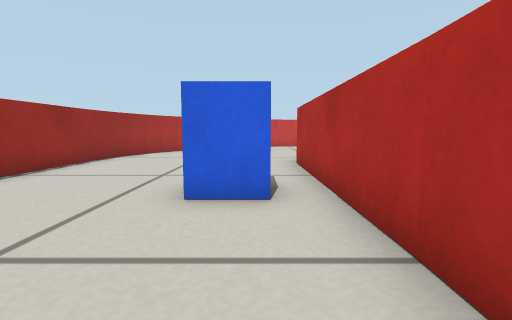
View 1 (above)

16 first-person views from a walk through a robot-simulator world made for Gazebo. The camera is 0.24 m above the floor, tilts 6° down and sees 85° across. The floor is counted in squares, 0.25 m on a side. Each view is taken from the middle of a square. On the plan, view 1 faces up. The plan holds only what a view shows up to about 11 squares ahead; the rest is blank. The place goes on beyond the plan.

View 2
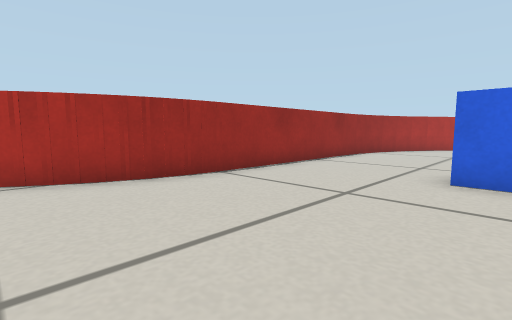

View 3
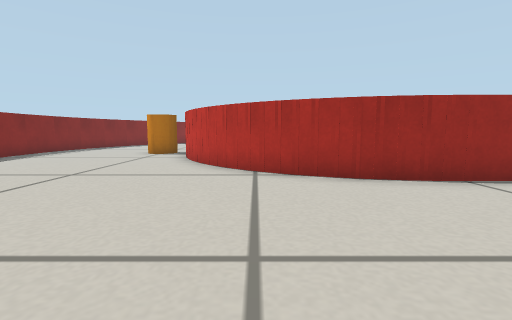

View 4
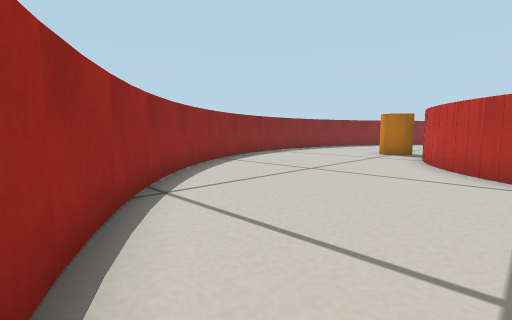

View 5
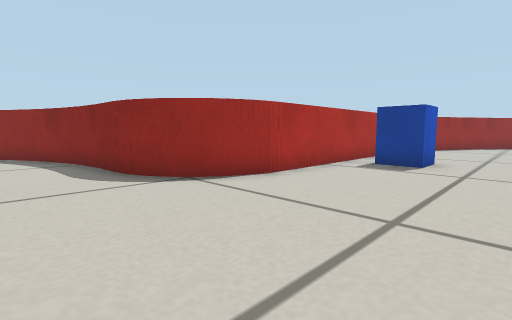

View 6
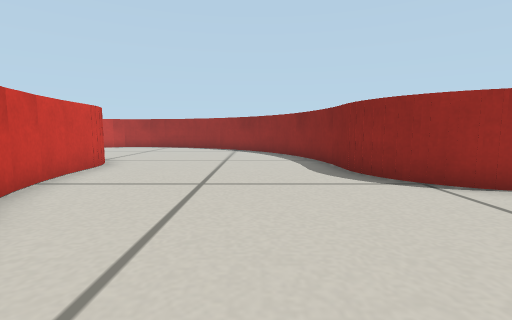

View 7
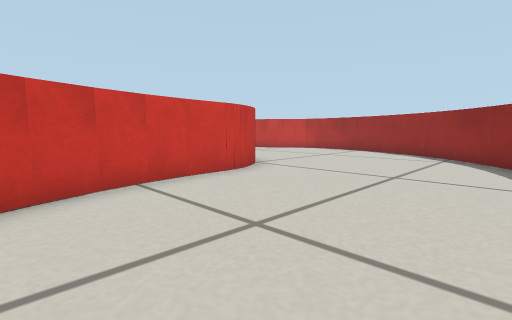

View 8
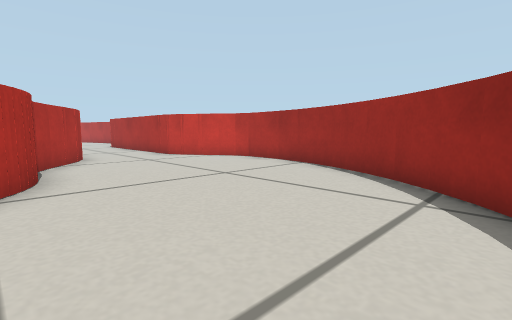

View 9
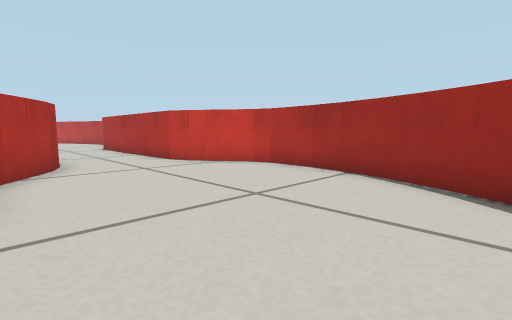

View 10
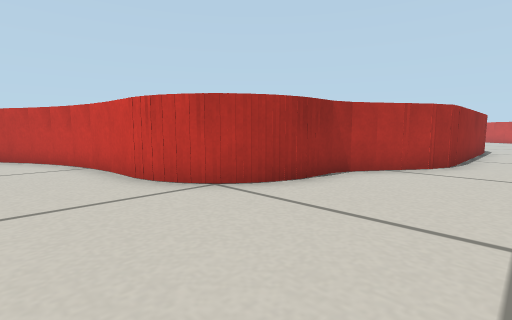

View 11
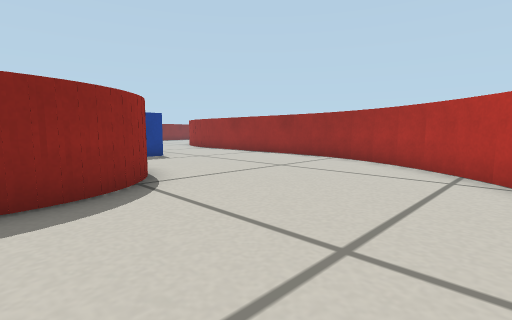

View 12
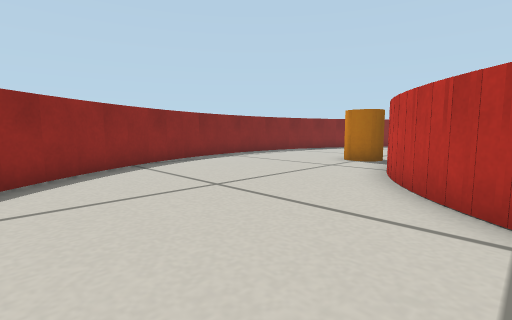

View 13
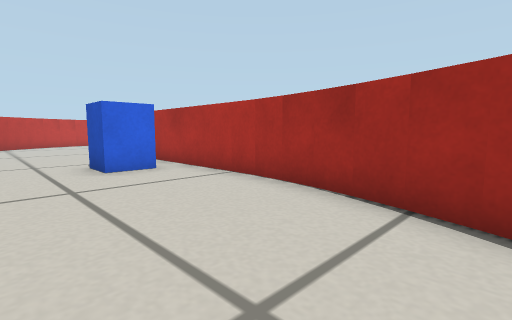

View 14
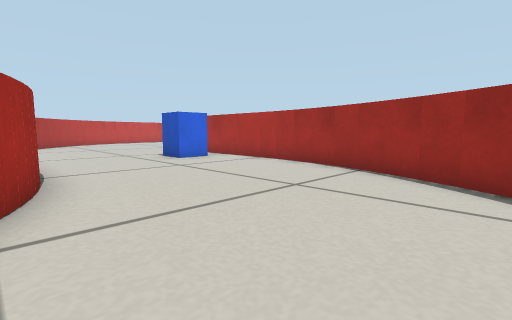

View 15
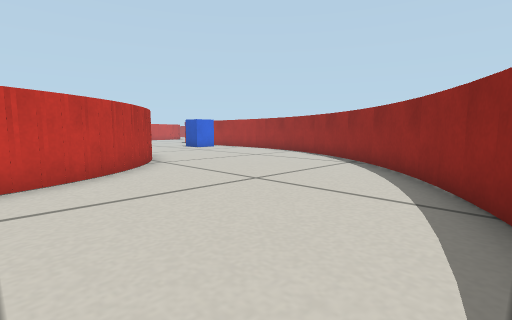

View 16
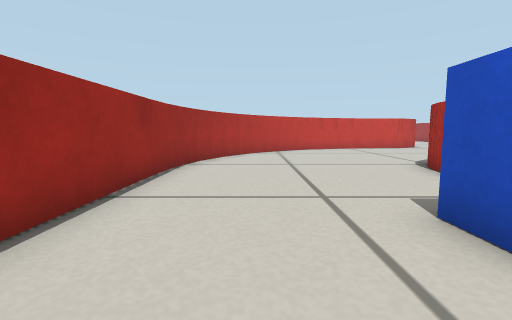

### Floor plan
Points are (right, up) in squares from view 1. A wall is a line through its corners. A room is listed if a view was taken in it or the views show most of it. See-through windows are left out.
Room 1 (views 1, 2, 3, 4, 5, 6, 7, 8, 9, 10, 11, 12, 13, 14, 15, 16)
walls: (1.2, 8.1) (1.3, 8.7); (1.2, 8.4) (1.3, 8.9); (1.4, 9) (1.6, 9.5) (1.9, 9.9) (2.3, 10.2); (1.5, 9.2) (1.7, 9.7) (2.1, 10); (2.2, 10.1) (2.6, 10.4) (3, 10.6) (3.5, 10.8); (2.4, 10.3) (2.8, 10.5) (3.3, 10.7) (5.8, 11.1); (3.6, 10.8) (5, 10.8); (-5.2, 9) (-5.2, 1.5); (-5, 9.9) (-5.2, 8.8); (-4.8, 10.7) (-5, 9.8); (-4.5, 11.6) (-4.8, 10.6); (-4.1, 12.4) (-4.5, 11.5); (-3.6, 13.2) (-4.1, 12.3); (5.7, 10.9) (6.8, 11.2); (-3.1, 13.9) (-3.7, 13.1); (-2.5, 14.5) (-3.2, 13.8); (1.2, 1.1) (1.2, 8.5) (1.4, 9.2); (-2.2, 14.8) (-2.6, 14.5); (6.6, 11.2) (7.6, 11.5); (1.1, 0.4) (1.2, 1.3); (-5.2, 1.8) (-5.3, 0.7); (-0.3, 16.2) (-1.1, 15.6); (7.5, 11.5) (8.4, 11.9); (0.5, 16.5) (-0.4, 16.1); (1.4, 16.8) (0.4, 16.5); (-5.3, 0.8) (-5.5, -0.1); (8.3, 11.9) (9.1, 12.4); (0.8, -1.2) (1.2, 0.5); (2.2, 17) (1.2, 16.8); (-5.4, 0.1) (-6, -1.3); (9.1, 12.3) (9.9, 12.9); (4.6, 17.4) (2.1, 17); (-5.9, -1) (-6.5, -2); (0.3, -2.8) (0.9, -1.1); (9.8, 12.9) (10.6, 13.5); (5.4, 17.6) (5, 17.4) (4.4, 17.2) (3.1, 17.2); (5.6, 17.7) (5.2, 17.5) (4.7, 17.3); (-6.3, -1.8) (-7.2, -2.9); (10.4, 13.4) (11.2, 14.2); (6.3, 18.4) (5.9, 17.9) (5.5, 17.6); (6.5, 18.7) (6.3, 18.3); (11.1, 14.1) (11.7, 14.9); (-7.1, -2.7) (-7.9, -3.5); (-0.7, -5) (0.4, -2.7); (6.8, 19.6) (6.7, 19.1) (6.4, 18.5) (6.1, 18.1) (5.7, 17.8); (11.6, 14.8) (12.1, 15.7); (-7.7, -3.3) (-8.5, -3.9); (6.8, 19.9) (6.7, 19.3); (12.1, 15.6) (12.6, 16.6); (-1.6, -6.2) (-0.7, -4.8); (6.8, 20.6) (6.8, 19.5) (6.5, 18.8); (-8.3, -3.7) (-9, -4.1); (-8.6, -4) (-10, -4.5); (12.5, 16.4) (12.8, 17.3) (13, 18.2); (-2.7, -7.4) (-1.5, -6); (13, 18.1) (13.2, 19.1); (8.3, 23) (7, 21.3) (6.8, 20.5); (13.2, 19) (13.2, 20.5) (13, 21.3) (11.7, 23); (-4.5, -8.9) (-2.6, -7.3); (11.8, 22.9) (11.5, 23.7) (11.5, 26.3); (-6.6, -10.1) (-4.4, -8.9); (8.5, 26.5) (8.5, 23.7) (8.2, 22.9); (-8.2, -10.7) (-6.6, -10); (-10.6, -11.1) (-9.6, -11) (-8.1, -10.6)
objects: blue box (-1, 4) to (0, 5)

Positions as (right, up) in squares from view 1, and headings:
1: (0, 0), facing up
2: (0, -2), facing up-left
3: (0, -2), facing left
4: (0, -2), facing down-left
5: (-3, 13), facing down-right
6: (-3, 13), facing right
7: (0, 12), facing up-right
8: (6, 13), facing up-right
9: (7, 15), facing up-right
10: (10, 15), facing up-left
11: (4, 15), facing down-left
12: (-3, -2), facing down-left
13: (-3, -3), facing up-right
14: (-6, -5), facing up-right
15: (-10, -10), facing up-right
16: (-3, 2), facing up
